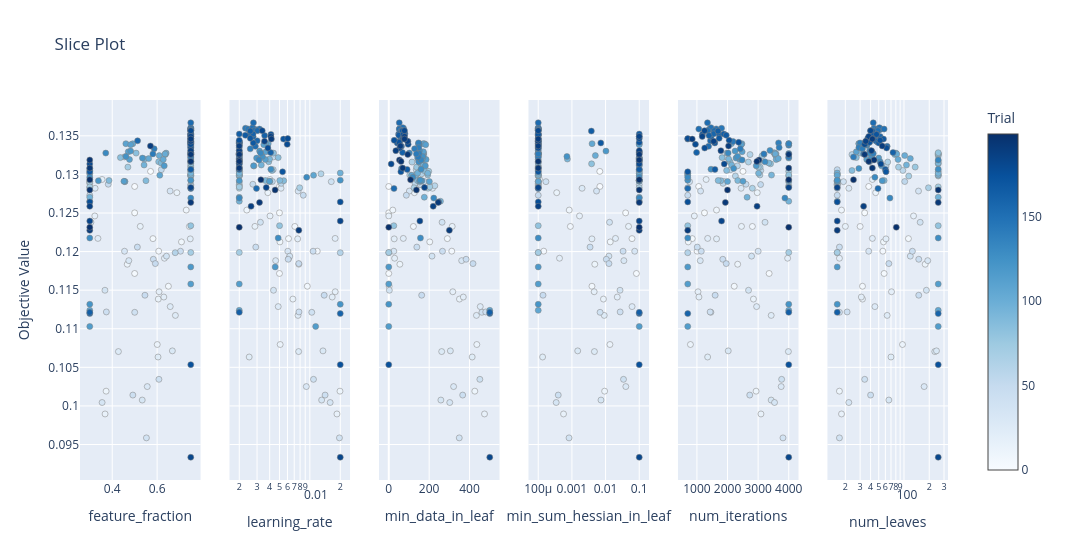

Source (notebook cell):
### Code cell
plot_slice(study)

### Figure 1 — Plotly figure (JSON) as saved in the notebook; plotly's stock layout.template omitted (floating-point values rounded to 4 significant figures; data arrays with more than 128 entries replaced by an {"elided": "..."} marker saying what was removed)
{"data": [{"marker": {"color": {"elided": "200 int values"}, "colorbar": {"title": {"text": "Trial"}, "x": 1, "xpad": 40}, "colorscale": [[0, "rgb(247,251,255)"], [0.125, "rgb(222,235,247)"], [0.25, "rgb(198,219,239)"], [0.375, "rgb(158,202,225)"], [0.5, "rgb(107,174,214)"], [0.625, "rgb(66,146,198)"], [0.75, "rgb(33,113,181)"], [0.875, "rgb(8,81,156)"], [1, "rgb(8,48,107)"]], "line": {"color": "Grey", "width": 0.5}, "showscale": true}, "mode": "markers", "name": "Feasible Trial", "showlegend": false, "type": "scatter", "x": {"elided": "200 float values"}, "xaxis": "x", "y": {"elided": "200 float values"}, "yaxis": "y"}, {"marker": {"color": {"elided": "200 int values"}, "colorbar": {"title": {"text": "Trial"}, "x": 1, "xpad": 40}, "colorscale": [[0, "rgb(247,251,255)"], [0.125, "rgb(222,235,247)"], [0.25, "rgb(198,219,239)"], [0.375, "rgb(158,202,225)"], [0.5, "rgb(107,174,214)"], [0.625, "rgb(66,146,198)"], [0.75, "rgb(33,113,181)"], [0.875, "rgb(8,81,156)"], [1, "rgb(8,48,107)"]], "line": {"color": "Grey", "width": 0.5}, "showscale": false}, "mode": "markers", "name": "Feasible Trial", "showlegend": false, "type": "scatter", "x": {"elided": "200 float values"}, "xaxis": "x2", "y": {"elided": "200 float values"}, "yaxis": "y2"}, {"marker": {"color": {"elided": "200 int values"}, "colorbar": {"title": {"text": "Trial"}, "x": 1, "xpad": 40}, "colorscale": [[0, "rgb(247,251,255)"], [0.125, "rgb(222,235,247)"], [0.25, "rgb(198,219,239)"], [0.375, "rgb(158,202,225)"], [0.5, "rgb(107,174,214)"], [0.625, "rgb(66,146,198)"], [0.75, "rgb(33,113,181)"], [0.875, "rgb(8,81,156)"], [1, "rgb(8,48,107)"]], "line": {"color": "Grey", "width": 0.5}, "showscale": false}, "mode": "markers", "name": "Feasible Trial", "showlegend": false, "type": "scatter", "x": {"elided": "200 int values"}, "xaxis": "x3", "y": {"elided": "200 float values"}, "yaxis": "y3"}, {"marker": {"color": {"elided": "200 int values"}, "colorbar": {"title": {"text": "Trial"}, "x": 1, "xpad": 40}, "colorscale": [[0, "rgb(247,251,255)"], [0.125, "rgb(222,235,247)"], [0.25, "rgb(198,219,239)"], [0.375, "rgb(158,202,225)"], [0.5, "rgb(107,174,214)"], [0.625, "rgb(66,146,198)"], [0.75, "rgb(33,113,181)"], [0.875, "rgb(8,81,156)"], [1, "rgb(8,48,107)"]], "line": {"color": "Grey", "width": 0.5}, "showscale": false}, "mode": "markers", "name": "Feasible Trial", "showlegend": false, "type": "scatter", "x": {"elided": "200 float values"}, "xaxis": "x4", "y": {"elided": "200 float values"}, "yaxis": "y4"}, {"marker": {"color": {"elided": "200 int values"}, "colorbar": {"title": {"text": "Trial"}, "x": 1, "xpad": 40}, "colorscale": [[0, "rgb(247,251,255)"], [0.125, "rgb(222,235,247)"], [0.25, "rgb(198,219,239)"], [0.375, "rgb(158,202,225)"], [0.5, "rgb(107,174,214)"], [0.625, "rgb(66,146,198)"], [0.75, "rgb(33,113,181)"], [0.875, "rgb(8,81,156)"], [1, "rgb(8,48,107)"]], "line": {"color": "Grey", "width": 0.5}, "showscale": false}, "mode": "markers", "name": "Feasible Trial", "showlegend": false, "type": "scatter", "x": {"elided": "200 int values"}, "xaxis": "x5", "y": {"elided": "200 float values"}, "yaxis": "y5"}, {"marker": {"color": {"elided": "200 int values"}, "colorbar": {"title": {"text": "Trial"}, "x": 1, "xpad": 40}, "colorscale": [[0, "rgb(247,251,255)"], [0.125, "rgb(222,235,247)"], [0.25, "rgb(198,219,239)"], [0.375, "rgb(158,202,225)"], [0.5, "rgb(107,174,214)"], [0.625, "rgb(66,146,198)"], [0.75, "rgb(33,113,181)"], [0.875, "rgb(8,81,156)"], [1, "rgb(8,48,107)"]], "line": {"color": "Grey", "width": 0.5}, "showscale": false}, "mode": "markers", "name": "Feasible Trial", "showlegend": false, "type": "scatter", "x": {"elided": "200 int values"}, "xaxis": "x6", "y": {"elided": "200 float values"}, "yaxis": "y6"}], "layout": {"title": {"text": "Slice Plot"}, "width": 1800, "xaxis": {"anchor": "y", "domain": [0, 0.1389], "title": {"text": "feature_fraction"}}, "xaxis2": {"anchor": "y2", "domain": [0.1722, 0.3111], "title": {"text": "learning_rate"}, "type": "log"}, "xaxis3": {"anchor": "y3", "domain": [0.3444, 0.4833], "title": {"text": "min_data_in_leaf"}}, "xaxis4": {"anchor": "y4", "domain": [0.5167, 0.6556], "title": {"text": "min_sum_hessian_in_leaf"}, "type": "log"}, "xaxis5": {"anchor": "y5", "domain": [0.6889, 0.8278], "title": {"text": "num_iterations"}}, "xaxis6": {"anchor": "y6", "domain": [0.8611, 1], "title": {"text": "num_leaves"}, "type": "log"}, "yaxis": {"anchor": "x", "domain": [0, 1], "title": {"text": "Objective Value"}}, "yaxis2": {"anchor": "x2", "domain": [0, 1], "matches": "y", "showticklabels": false}, "yaxis3": {"anchor": "x3", "domain": [0, 1], "matches": "y", "showticklabels": false}, "yaxis4": {"anchor": "x4", "domain": [0, 1], "matches": "y", "showticklabels": false}, "yaxis5": {"anchor": "x5", "domain": [0, 1], "matches": "y", "showticklabels": false}, "yaxis6": {"anchor": "x6", "domain": [0, 1], "matches": "y", "showticklabels": false}}}
